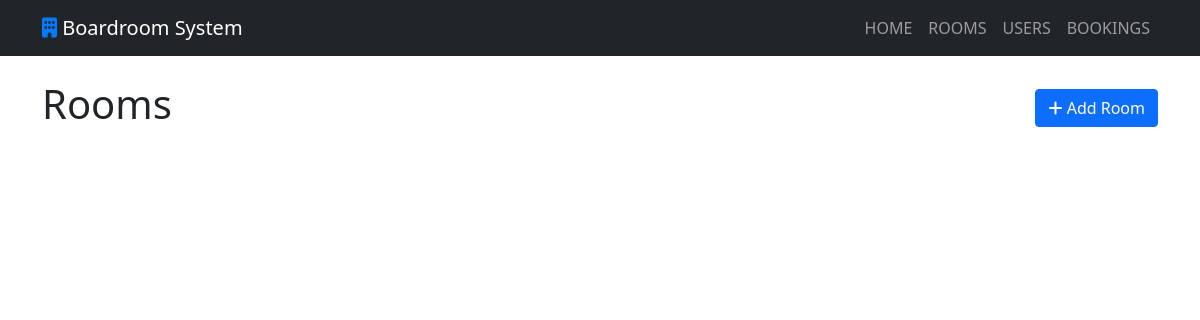
The page /rooms on the database as committed earlier.
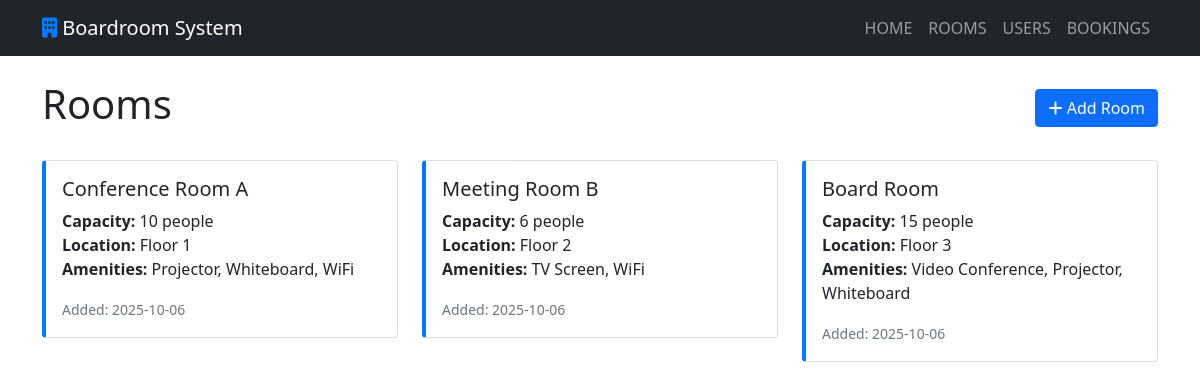
The same page on the database as committed later.
### app.py (models this page shows)
class Room(db.Model):
    id = db.Column(db.Integer, primary_key=True)
    name = db.Column(db.String(100), nullable=False)
    capacity = db.Column(db.Integer, nullable=False)
    location = db.Column(db.String(200), nullable=False)
    amenities = db.Column(db.Text)
    created_at = db.Column(db.DateTime, default=datetime.utcnow)
    bookings = db.relationship('Booking', backref='room', lazy=True)

### app.py (the view)
@app.route('/rooms')
def rooms():
    rooms = Room.query.all()
    return render_template('rooms.html', rooms=rooms)

### templates/rooms.html
{% extends "base.html" %}
{% block content %}
<div class="d-flex justify-content-between align-items-center mb-4">
    <h1>Rooms</h1>
    <a href="{{ url_for('add_room') }}" class="btn btn-primary">
        <i class="fas fa-plus"></i> Add Room
    </a>
</div>
<div class="row">
    {% for room in rooms %}
    <div class="col-md-6 col-lg-4 mb-4">
        <div class="card room-card">
            <div class="card-body">
                <h5 class="card-title">{{ room.name }}</h5>
                <p class="card-text">
                    <strong>Capacity:</strong> {{ room.capacity }} people<br>
                    <strong>Location:</strong> {{ room.location }}<br>
                    <strong>Amenities:</strong> {{ room.amenities or 'None' }}
                </p>
                <small class="text-muted">Added: {{ room.created_at.strftime('%Y-%m-%d') }}</small>
            </div>
        </div>
    </div>
    {% endfor %}
</div>
{% endblock %}

### templates/base.html (shortened to what this page needs)
<!DOCTYPE html>
<html lang="en">
<head>
    <link href="https://cdnjs.cloudflare.com/ajax/libs/bootstrap/5.1.3/css/bootstrap.min.css" rel="stylesheet">
    <link href="https://cdnjs.cloudflare.com/ajax/libs/font-awesome/6.0.0/css/all.min.css" rel="stylesheet">
</head>
<body>
    <nav class="navbar navbar-expand-lg navbar-dark bg-dark">
        <div class="container">
            <a class="navbar-brand" href="{{ url_for('index') }}">
                <i class="fas fa-building"></i> Boardroom System
            </a>
            <div class="collapse navbar-collapse" id="navbarNav">
                <ul class="navbar-nav ms-auto">
                    <li class="nav-item">
                        <a class="nav-link" href="{{ url_for('index') }}">HOME</a>
                    </li>
                    <li class="nav-item">
                        <a class="nav-link" href="{{ url_for('rooms') }}">ROOMS</a>
                    </li>
                    <li class="nav-item">
                        <a class="nav-link" href="{{ url_for('users') }}">USERS</a>
                    </li>
                    <li class="nav-item">
                        <a class="nav-link" href="{{ url_for('bookings') }}">BOOKINGS</a>
                    </li>
                </ul>
            </div>
        </div>
    </nav>
    <div class="container mt-4">
        {% block content %}{% endblock %}
    </div>
</body>
</html>

### templates/base.html (style rules this page uses)
.navbar-brand i { color: #007bff; }
.card { transition: transform 0.2s; }
.room-card { border-left: 4px solid #007bff; }

Rows that differ between the two databases and show on the page:
added Room: name "Conference Room A", capacity "10", location "Floor 1", amenities "Projector, Whiteboard, WiFi", created_at "2025-10-06"
added Room: name "Meeting Room B", capacity "6", location "Floor 2", amenities "TV Screen, WiFi", created_at "2025-10-06"
added Room: name "Board Room", capacity "15", location "Floor 3", amenities "Video Conference, Projector, Whiteboard", created_at "2025-10-06"
